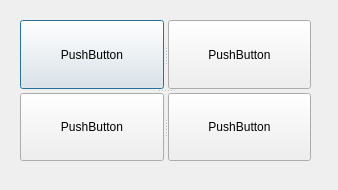
<?xml version="1.0" encoding="UTF-8"?>
<ui version="4.0">
 <class>Dialog</class>
 <widget class="QDialog" name="Dialog">
  <property name="geometry">
   <rect>
    <x>0</x>
    <y>0</y>
    <width>338</width>
    <height>190</height>
   </rect>
  </property>
  <property name="windowTitle">
   <string>Dialog</string>
  </property>
  <widget class="QSplitter" name="splitter_3">
   <property name="geometry">
    <rect>
     <x>20</x>
     <y>20</y>
     <width>291</width>
     <height>141</height>
    </rect>
   </property>
   <property name="orientation">
    <enum>Qt::Vertical</enum>
   </property>
   <widget class="QSplitter" name="splitter">
    <property name="orientation">
     <enum>Qt::Horizontal</enum>
    </property>
    <widget class="QPushButton" name="pushButton">
     <property name="text">
      <string>PushButton</string>
     </property>
    </widget>
    <widget class="QPushButton" name="pushButton_2">
     <property name="text">
      <string>PushButton</string>
     </property>
    </widget>
   </widget>
   <widget class="QSplitter" name="splitter_2">
    <property name="orientation">
     <enum>Qt::Horizontal</enum>
    </property>
    <widget class="QPushButton" name="pushButton_4">
     <property name="text">
      <string>PushButton</string>
     </property>
    </widget>
    <widget class="QPushButton" name="pushButton_3">
     <property name="text">
      <string>PushButton</string>
     </property>
    </widget>
   </widget>
  </widget>
 </widget>
 <layoutdefault spacing="6" margin="11"/>
 <resources/>
 <connections/>
</ui>
